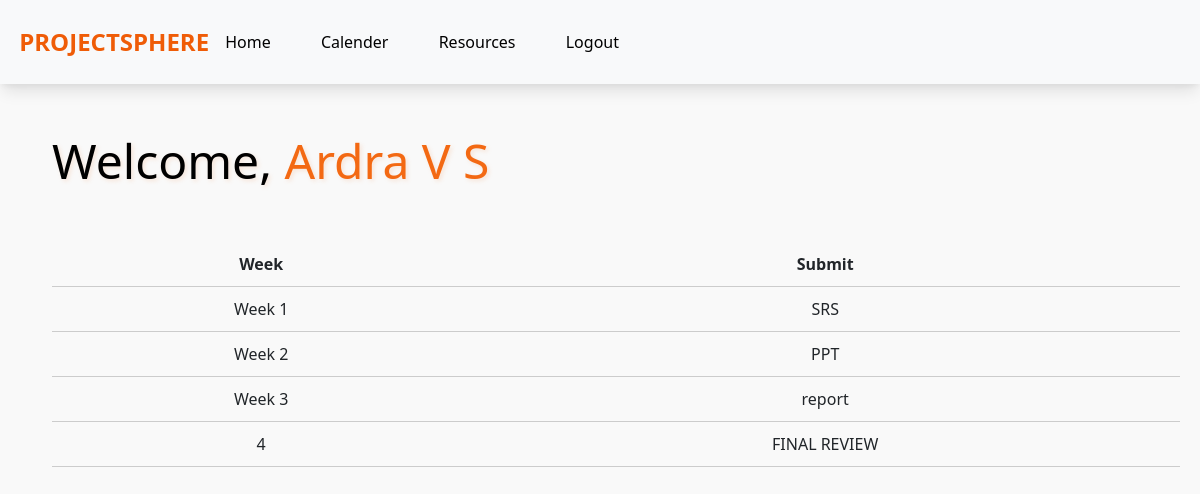
/view_calender (signed in), run on the app's committed database.
### app/models.py (models this page shows)
class Calender(models.Model):
	week = models.CharField(max_length=128)
	submit = models.CharField(max_length=128)

### app/views.py (the view)
# urls.py: path('view_calender',views.view_calender,name='view_calender'),
def view_calender(request):
    val = User.objects.get(username=request.user)
    val1 = Calender.objects.all()
    dic = {
        'key':val1,
        'name':val.first_name
    }
    return render(request,'student/view_calender.html',dic)

### app/templates/student/view_calender.html (shortened to what this page needs)
{% load static %}
<!DOCTYPE html>
<html lang="en">
<head>
    <link href="https://maxcdn.bootstrapcdn.com/bootstrap/4.5.2/css/bootstrap.min.css" rel="stylesheet">
    <link rel="stylesheet" href="{% static 'css/home.css' %}">
    <link rel="stylesheet" href="{% static 'css/coordinator_home.css' %}">
</head>
<body>
    <nav class="navbar navbar-expand-lg navbar-light bg-light">
        <div class="logo">
            <a class="navbar-brand" href="#">PROJECTSPHERE</a>
        </div>
        <div class="collapse navbar-collapse" id="navbarNav">
            <ul class="nav-links">
                <li><a href="student_home">Home</a></li>
                <li><a href="view_calender">Calender</a></li>
                <li><a href="submit_resource">Resources</a></li>
                <li><a href="logout_view">Logout</a></li>
            </ul>
        </div>
    </nav>
    <div class="container">
        <section class="hero mt-5">
            <h1>Welcome, <span id="project">{{name}}</span> </h1>
        </section>
        <section class="featuress-c ">
            <table>
                <tr>
                    <th>Week</th>
                    <th>Submit</th>
                </tr>
                {% for i in key %}
                <tr>
                    <td>{{i.week}}</td>
                    <td>{{i.submit}}</td>
                </tr>
                {% endfor %}
            </table>
        </section>
    </div>
</body>
</html>

### app/static/css/home.css (style rules this page uses)
body { margin: 0; font-family: Arial, sans-serif; }
a { text-decoration: none; color: #fff; }
.navbar { display: flex; justify-content: space-between; align-items: center; color: black; padding: 1.2rem; box-shadow: rgba(0, 0, 0, 0.1) 0px 10px 15px -3px, rgba(0, 0, 0, 0.05) 0px 4px 6px -2px; }
.navbar .logo a { color: #ef5c07; text-decoration: none; font-size: 1.5rem; font-weight: bold; }
.nav-links { list-style-type: none; margin: 0; padding: 0; display: flex; gap: 2.2rem; }
.nav-links li { margin-right: 15px; }
.nav-links li a { color: black; text-decoration: none; transition: color 0.3s ease; }
body { margin: 0; font-family: Arial, sans-serif; background-color: #f9f9f9; }
.hero { background-image: url('your-background-image.jpg'); background-size: cover; color: #fff; margin: 2rem; }
.hero h1 { font-size: 3rem; color:black; margin-bottom: 20px; text-shadow: 2px 2px 4px rgba(243, 158, 105, 0.22); }
body { margin: 0; font-family: 'Segoe UI', sans-serif; background-color: #f9f9f9; }
.container { max-width: 1200px; margin: 20px auto; padding: 0 20px; }
#project { color: #f36913; }

### app/static/css/coordinator_home.css (style rules this page uses)
.featuress-c { display: flex; gap: 3rem; margin-left: 2rem; }

### app/templates/student/view_calender.html (style rules this page uses)
table { width: 100%; border-collapse: collapse; margin-top: 20px; }
th, td { padding: 10px; text-align: center; border-bottom: 1px solid #ccc; }
th { font-weight: bold; }

### data on the page
Calender: week "Week 1", submit "SRS"
Calender: week "Week 2", submit "PPT"
Calender: week "Week 3", submit "report"
Calender: week "4", submit "FINAL REVIEW"

### other printed values
{{ name }} "Ardra V S"
